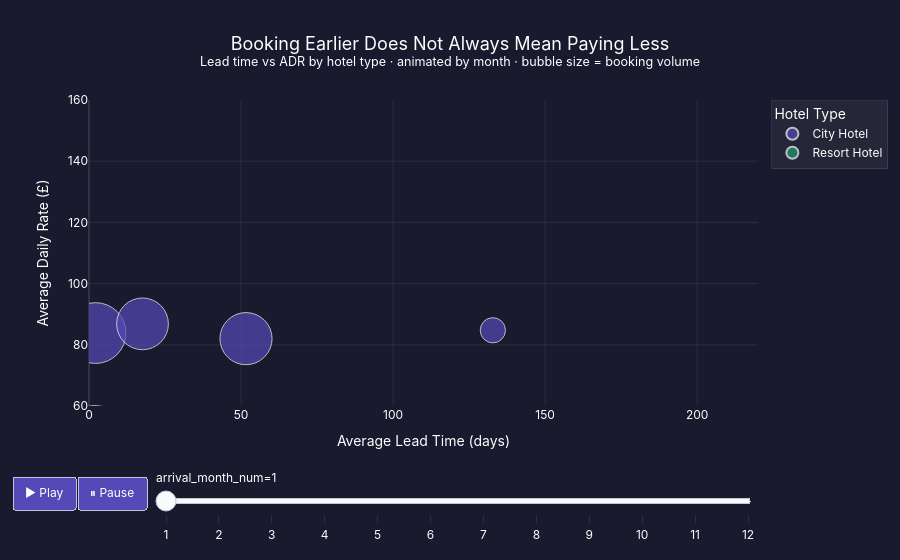

Notebook code cell kept with this figure:
### Markdown cell above
## The Pricing Pattern Hotels Don't Advertise

The heatmap makes it obvious. August is expensive on every day of the week. 
January is cheap on every day of the week. That much was expected.

What's more useful is the within-month pattern. **Sunday arrivals 
consistently command higher rates** across almost every month — 
leisure travellers checking in for the week ahead, paying peak prices 
for the privilege. Midweek arrivals in shoulder months like March, 
April and November represent the clearest pricing gaps in the dataset.

The practical read: if the trip has any flexibility at all, a Wednesday 
arrival in October costs materially less than a Sunday arrival in August. 
The hotel is often the same room. The algorithm is not.

### Code cell
# Prepare data
scatter_data = df_clean.groupby(
    ['arrival_month_num', 'lead_time_bucket', 'hotel']
).agg(
    avg_adr=('adr', 'mean'),
    avg_lead=('lead_time', 'mean'),
    bookings=('adr', 'count')
).reset_index()

scatter_data['arrival_month_num'] = scatter_data['arrival_month_num'].astype(str)

month_names = {
    '1': 'January', '2': 'February', '3': 'March',
    '4': 'April', '5': 'May', '6': 'June',
    '7': 'July', '8': 'August', '9': 'September',
    '10': 'October', '11': 'November', '12': 'December'
}
scatter_data['month_name'] = scatter_data['arrival_month_num'].map(month_names)

fig = px.scatter(
    scatter_data,
    x='avg_lead',
    y='avg_adr',
    animation_frame='arrival_month_num',
    animation_group='lead_time_bucket',
    size='bookings',
    color='hotel',
    hover_name='lead_time_bucket',
    hover_data={
        'avg_adr': ':.0f',
        'avg_lead': ':.0f',
        'bookings': ':,',
        'arrival_month_num': False
    },
    color_discrete_map={
        'City Hotel': '#534AB7',
        'Resort Hotel': '#1D9E75'
    },
    size_max=60,
    range_x=[0, 220],
    range_y=[60, 160],
    labels={
        'avg_lead': 'Average Lead Time (days)',
        'avg_adr': 'Average Daily Rate (£)',
        'hotel': 'Hotel Type'
    }
)

fig.update_layout(
    title=dict(
        text='Booking Earlier Does Not Always Mean Paying Less<br><sup>Lead time vs ADR by hotel type · animated by month · bubble size = booking volume</sup>',
        font=dict(size=18, color='white'),
        x=0.5
    ),
    paper_bgcolor='#1a1a2e',
    plot_bgcolor='#1a1a2e',
    font=dict(color='white', family='Inter, sans-serif'),
    xaxis=dict(
        color='white',
        gridcolor='rgba(255,255,255,0.08)',
        zerolinecolor='rgba(255,255,255,0.1)'
    ),
    yaxis=dict(
        color='white',
        gridcolor='rgba(255,255,255,0.08)',
        zerolinecolor='rgba(255,255,255,0.1)'
    ),
    legend=dict(
        bgcolor='rgba(255,255,255,0.05)',
        bordercolor='rgba(255,255,255,0.1)',
        borderwidth=1,
        font=dict(color='white')
    ),
    height=560,
    margin=dict(t=100, b=60, l=60, r=40),
    updatemenus=[dict(
        type='buttons',
        showactive=False,
        bgcolor='#534AB7',
        font=dict(color='white'),
        buttons=[
            dict(label='▶ Play',
                 method='animate',
                 args=[None, dict(frame=dict(duration=800, redraw=True),
                                 fromcurrent=True)]),
            dict(label='⏸ Pause',
                 method='animate',
                 args=[[None], dict(frame=dict(duration=0, redraw=False),
                                   mode='immediate')])
        ]
    )]
)

fig.write_html('chart4_animated_scatter.html')
fig.show()

print(" Saved as chart4_animated_scatter.html")

### Figure 1 — Plotly figure (JSON) as saved in the notebook; plotly's stock layout.template omitted (floating-point values rounded to 4 significant figures)
{"data": [{"customdata": [[818, "1"], [593, "1"], [602, "1"], [141, "1"], [40, "1"]], "hovertemplate": "<b>%{hovertext}</b><br><br>Hotel Type=City Hotel<br>Average Lead Time (days)=%{x:.0f}<br>Average Daily Rate (£)=%{y:.0f}<br>bookings=%{customdata[0]:,}<extra></extra>", "hovertext": ["Last minute (0-7d)", "Short (8-30d)", "Medium (31-90d)", "Long (91-180d)", "Very early (180d+)"], "ids": ["Last minute (0-7d)", "Short (8-30d)", "Medium (31-90d)", "Long (91-180d)", "Very early (180d+)"], "legendgroup": "City Hotel", "marker": {"color": "#534AB7", "size": [818, 593, 602, 141, 40], "sizemode": "area", "sizeref": 0.4431, "symbol": "circle"}, "mode": "markers", "name": "City Hotel", "orientation": "v", "showlegend": true, "type": "scatter", "x": [2.159, 17.6, 51.63, 132.8, 271.0], "xaxis": "x", "y": [83.84, 86.85, 82.01, 84.75, 87.53], "yaxis": "y"}, {"customdata": [[1120, "1"], [307, "1"], [281, "1"], [87, "1"], [16, "1"]], "hovertemplate": "<b>%{hovertext}</b><br><br>Hotel Type=Resort Hotel<br>Average Lead Time (days)=%{x:.0f}<br>Average Daily Rate (£)=%{y:.0f}<br>bookings=%{customdata[0]:,}<extra></extra>", "hovertext": ["Last minute (0-7d)", "Short (8-30d)", "Medium (31-90d)", "Long (91-180d)", "Very early (180d+)"], "ids": ["Last minute (0-7d)", "Short (8-30d)", "Medium (31-90d)", "Long (91-180d)", "Very early (180d+)"], "legendgroup": "Resort Hotel", "marker": {"color": "#1D9E75", "size": [1120, 307, 281, 87, 16], "sizemode": "area", "sizeref": 0.4431, "symbol": "circle"}, "mode": "markers", "name": "Resort Hotel", "orientation": "v", "showlegend": true, "type": "scatter", "x": [1.815, 16.63, 50.45, 125.8, 221.6], "xaxis": "x", "y": [48.52, 53.16, 52.26, 55.13, 52.86], "yaxis": "y"}], "layout": {"font": {"color": "white", "family": "Inter, sans-serif"}, "height": 560, "legend": {"bgcolor": "rgba(255,255,255,0.05)", "bordercolor": "rgba(255,255,255,0.1)", "borderwidth": 1, "font": {"color": "white"}, "itemsizing": "constant", "title": {"text": "Hotel Type"}, "tracegroupgap": 0}, "margin": {"b": 60, "l": 60, "r": 40, "t": 100}, "paper_bgcolor": "#1a1a2e", "plot_bgcolor": "#1a1a2e", "sliders": [{"active": 0, "currentvalue": {"prefix": "arrival_month_num="}, "len": 0.9, "pad": {"b": 10, "t": 60}, "steps": [{"args": [["1"], {"frame": {"duration": 0, "redraw": false}, "fromcurrent": true, "mode": "immediate", "transition": {"duration": 0, "easing": "linear"}}], "label": "1", "method": "animate"}, {"args": [["2"], {"frame": {"duration": 0, "redraw": false}, "fromcurrent": true, "mode": "immediate", "transition": {"duration": 0, "easing": "linear"}}], "label": "2", "method": "animate"}, {"args": [["3"], {"frame": {"duration": 0, "redraw": false}, "fromcurrent": true, "mode": "immediate", "transition": {"duration": 0, "easing": "linear"}}], "label": "3", "method": "animate"}, {"args": [["4"], {"frame": {"duration": 0, "redraw": false}, "fromcurrent": true, "mode": "immediate", "transition": {"duration": 0, "easing": "linear"}}], "label": "4", "method": "animate"}, {"args": [["5"], {"frame": {"duration": 0, "redraw": false}, "fromcurrent": true, "mode": "immediate", "transition": {"duration": 0, "easing": "linear"}}], "label": "5", "method": "animate"}, {"args": [["6"], {"frame": {"duration": 0, "redraw": false}, "fromcurrent": true, "mode": "immediate", "transition": {"duration": 0, "easing": "linear"}}], "label": "6", "method": "animate"}, {"args": [["7"], {"frame": {"duration": 0, "redraw": false}, "fromcurrent": true, "mode": "immediate", "transition": {"duration": 0, "easing": "linear"}}], "label": "7", "method": "animate"}, {"args": [["8"], {"frame": {"duration": 0, "redraw": false}, "fromcurrent": true, "mode": "immediate", "transition": {"duration": 0, "easing": "linear"}}], "label": "8", "method": "animate"}, {"args": [["9"], {"frame": {"duration": 0, "redraw": false}, "fromcurrent": true, "mode": "immediate", "transition": {"duration": 0, "easing": "linear"}}], "label": "9", "method": "animate"}, {"args": [["10"], {"frame": {"duration": 0, "redraw": false}, "fromcurrent": true, "mode": "immediate", "transition": {"duration": 0, "easing": "linear"}}], "label": "10", "method": "animate"}, {"args": [["11"], {"frame": {"duration": 0, "redraw": false}, "fromcurrent": true, "mode": "immediate", "transition": {"duration": 0, "easing": "linear"}}], "label": "11", "method": "animate"}, {"args": [["12"], {"frame": {"duration": 0, "redraw": false}, "fromcurrent": true, "mode": "immediate", "transition": {"duration": 0, "easing": "linear"}}], "label": "12", "method": "animate"}], "x": 0.1, "xanchor": "left", "y": 0, "yanchor": "top"}], "title": {"font": {"color": "white", "size": 18}, "text": "Booking Earlier Does Not Always Mean Paying Less<br><sup>Lead time vs ADR by hotel type · animated by month · bubble size = booking volume</sup>", "x": 0.5}, "updatemenus": [{"bgcolor": "#534AB7", "buttons": [{"args": [null, {"frame": {"duration": 800, "redraw": true}, "fromcurrent": true}], "label": "▶ Play", "method": "animate"}, {"args": [[null], {"frame": {"duration": 0, "redraw": false}, "mode": "immediate"}], "label": "⏸ Pause", "method": "animate"}], "direction": "left", "font": {"color": "white"}, "pad": {"r": 10, "t": 70}, "showactive": false, "type": "buttons", "x": 0.1, "xanchor": "right", "y": 0, "yanchor": "top"}], "xaxis": {"anchor": "y", "color": "white", "domain": [0, 1], "gridcolor": "rgba(255,255,255,0.08)", "range": [0, 220], "title": {"text": "Average Lead Time (days)"}, "zerolinecolor": "rgba(255,255,255,0.1)"}, "yaxis": {"anchor": "x", "color": "white", "domain": [0, 1], "gridcolor": "rgba(255,255,255,0.08)", "range": [60, 160], "title": {"text": "Average Daily Rate (£)"}, "zerolinecolor": "rgba(255,255,255,0.1)"}}}
